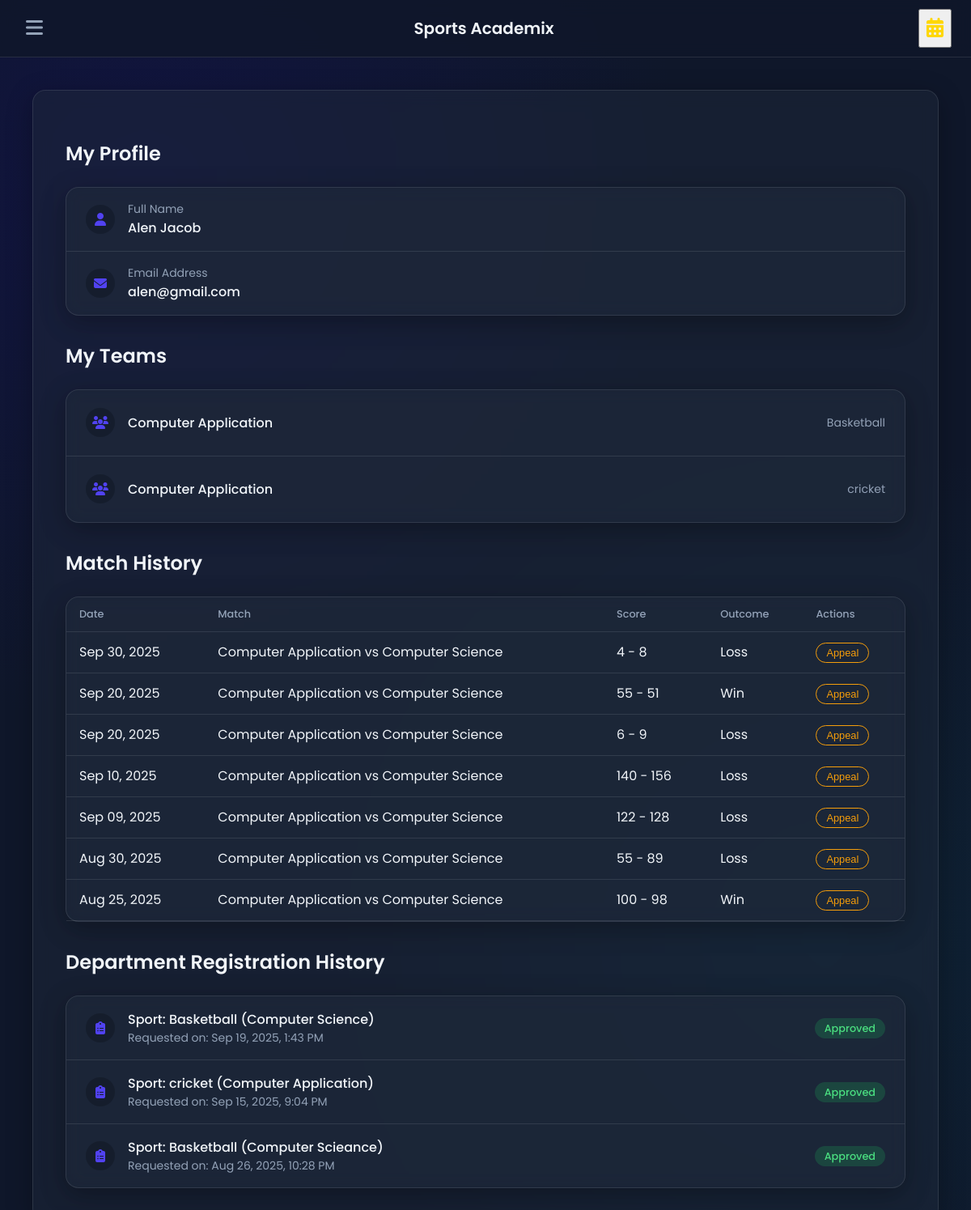
/home.php?page=profile (signed in), run on the app's committed database.
### tables this page shows
CREATE TABLE `users` (
  `user_id` int(11) NOT NULL,
  `name` varchar(100) DEFAULT NULL,
  `email` varchar(100) DEFAULT NULL,
  `password` varchar(250) DEFAULT NULL,
  `student_id` varchar(20) DEFAULT NULL,
  `role` enum('admin','user') DEFAULT 'user',
  `status` enum('active','blocked') DEFAULT NULL,
  `created_at` datetime DEFAULT current_timestamp(),
  `reset_token` varchar(255) DEFAULT NULL,
  `reset_token_expires_at` datetime DEFAULT NULL,
  `otp_hash` varchar(255) DEFAULT NULL,
  `otp_expires_at` datetime DEFAULT NULL
);

CREATE TABLE `teams` (
  `team_id` int(11) NOT NULL,
  `team_name` varchar(100) DEFAULT NULL,
  `sport_id` int(11) DEFAULT NULL,
  `department_id` int(11) DEFAULT NULL,
  `created_by` int(11) DEFAULT NULL,
  `created_at` datetime DEFAULT current_timestamp()
);

CREATE TABLE `sports` (
  `sport_id` int(11) NOT NULL,
  `name` varchar(100) DEFAULT NULL,
  `code` varchar(10) DEFAULT NULL,
  `max_players` int(11) DEFAULT 0,
  `status` enum('active','inactive') NOT NULL DEFAULT 'active',
  `points_for_win` int(11) NOT NULL DEFAULT 3,
  `points_for_draw` int(11) NOT NULL DEFAULT 1,
  `points_for_loss` int(11) NOT NULL DEFAULT 0
);

CREATE TABLE `events` (
  `event_id` int(11) NOT NULL,
  `event_name` varchar(100) DEFAULT NULL,
  `sport_id` int(11) DEFAULT NULL,
  `event_date` datetime DEFAULT NULL,
  `venue` varchar(100) DEFAULT NULL,
  `description` text DEFAULT NULL,
  `status` enum('schedule','outgoing','completed','postponed','cancelled') DEFAULT 'schedule',
  `team1_id` int(11) DEFAULT NULL,
  `team2_id` int(11) DEFAULT NULL,
  `team1_score` int(11) NOT NULL DEFAULT 0,
  `team2_score` int(11) NOT NULL DEFAULT 0,
  `result` enum('team1_win','team2_win','draw','pending') DEFAULT 'pending'
);

CREATE TABLE `registrations` (
  `registration_id` int(11) NOT NULL,
  `user_id` int(11) DEFAULT NULL,
  `sport_id` int(11) DEFAULT NULL,
  `department` varchar(100) DEFAULT NULL,
  `team_id` int(11) DEFAULT NULL,
  `event_id` int(11) DEFAULT NULL,
  `status` enum('pending','approved','rejected') DEFAULT NULL,
  `registered_at` datetime NOT NULL DEFAULT current_timestamp()
);

### home.php (the view, shortened to what this page needs)
<?php
require_once 'config.php';
$logged_in_user_id = $_SESSION['user_id'];
$stmt_user_data = $conn->prepare("SELECT name, email FROM users WHERE user_id = ?");
$stmt_user_data->bind_param("i", $logged_in_user_id);
$stmt_user_data->execute();
$user_data_result = $stmt_user_data->get_result();
$user_data = $user_data_result->fetch_assoc();
$logged_in_user_name = $user_data['name'] ?? 'User';
$logged_in_user_email = $user_data['email'] ?? 'No email set';
$stmt_history = $conn->prepare("SELECT r.status, r.registered_at, r.department, s.name as sport_name FROM registrations r JOIN sports s ON r.sport_id = s.sport_id WHERE r.user_id = ? AND r.team_id IS NULL ORDER BY r.registered_at DESC");
$stmt_history->bind_param("i", $logged_in_user_id);
$stmt_history->execute();
$user_registrations = $stmt_history->get_result();
$stmt_teams = $conn->prepare("SELECT t.team_name, s.name as sport_name FROM team_members tm JOIN teams t ON tm.team_id = t.team_id JOIN sports s ON t.sport_id = s.sport_id WHERE tm.user_id = ? ORDER BY t.team_name ASC");
$stmt_teams->bind_param("i", $logged_in_user_id);
$stmt_teams->execute();
$user_teams = $stmt_teams->get_result();
$stmt_matches = $conn->prepare("
    SELECT
        e.event_id, e.event_date, s.name as sport_name,
        t1.team_name as team1_name, t2.team_name as team2_name,
        e.team1_score, e.team2_score, e.result, e.team1_id, e.team2_id,
        tm.team_id as user_team_id
    FROM events e
    JOIN sports s ON e.sport_id = s.sport_id
    LEFT JOIN teams t1 ON e.team1_id = t1.team_id
    LEFT JOIN teams t2 ON e.team2_id = t2.team_id
    JOIN team_members tm ON (tm.team_id = e.team1_id OR tm.team_id = e.team2_id)
    WHERE tm.user_id = ? AND e.status = 'completed'
    GROUP BY e.event_id, e.event_date, s.name, t1.team_name, t2.team_name, e.team1_score, e.team2_score, e.result, e.team1_id, e.team2_id, user_team_id
    ORDER BY e.event_date DESC
");
$stmt_matches->bind_param("i", $logged_in_user_id);
$stmt_matches->execute();
$match_history = $stmt_matches->get_result();
$currentPage = $_GET['page'] ?? 'dashboard';
?>
<!DOCTYPE html>
<html lang="en">
<head>
    <link rel="stylesheet" href="https://cdnjs.cloudflare.com/ajax/libs/font-awesome/6.4.0/css/all.min.css">
    <link href="https://cdn.jsdelivr.net/npm/vanilla-calendar-pro/build/vanilla-calendar.min.css" rel="stylesheet">
</head>
<body>
    <div class="main-content">
        <header class="top-navbar">
            <button class="menu-toggle" id="menu-toggle"><i class="fas fa-bars"></i></button>
            <a href="?page=dashboard" class="brand">
                <h1>Sports Academix</h1>
            </a>
            <div class="header-actions">
                <button class="calendar-icon" id="calendar-toggle" title="View Schedule"><i class="fas fa-calendar-alt"></i></button>
            </div>
        </header>
        <main>
            <div id="profile" class="tab-content <?php if($currentPage == 'profile') echo 'active'; ?>"><div class="page-content"><h2>My Profile</h2><?php if (isset($_SESSION['form_status']) && $_SESSION['form_status']['page'] === 'profile') { $status = $_SESSION['form_status']; echo '<div class="status-message ' . ($status['type'] === 'success' ? 'status-success' : 'status-error') . '">' . htmlspecialchars($status['message']) . '</div>'; unset($_SESSION['form_status']); } ?><div class="content-box" style="margin-bottom: 2rem;"><div class="list-item"><div class="list-item-icon"><i class="fas fa-user"></i></div><div class="list-item-details"><p class="text-sm">Full Name</p><p class="font-medium"><?php echo htmlspecialchars($logged_in_user_name); ?></p></div></div><div class="list-item"><div class="list-item-icon"><i class="fas fa-envelope"></i></div><div class="list-item-details"><p class="text-sm">Email Address</p><p class="font-medium"><?php echo htmlspecialchars($logged_in_user_email); ?></p></div></div></div><h3 class="h3">My Teams</h3><div class="content-box" style="margin-bottom: 2rem;"><?php if ($user_teams->num_rows > 0): ?><?php while($team = $user_teams->fetch_assoc()): ?><div class="list-item"><div class="list-item-icon"><i class="fas fa-users"></i></div><div class="list-item-details"><p class="font-medium"><?php echo htmlspecialchars($team['team_name']); ?></p></div><div class="list-item-aside"><p class="text-sm"><?php echo htmlspecialchars($team['sport_name']); ?></p></div></div><?php endwhile; ?><?php else: ?><p style="text-align:center; padding: 1rem;">You are not a member of any teams yet.</p><?php endif; ?></div><h3 class="h3">Match History</h3><div class="content-box" style="margin-bottom: 2rem;"><table class="data-table"><thead><tr><th>Date</th><th>Match</th><th>Score</th><th>Outcome</th><th>Actions</th></tr></thead><tbody><?php if ($match_history->num_rows > 0): ?><?php while($match = $match_history->fetch_assoc()): ?><?php $outcome = 'Draw'; if ($match['result'] === 'team1_win') { $outcome = ($match['user_team_id'] == $match['team1_id']) ? 'Win' : 'Loss'; } elseif ($match['result'] === 'team2_win') { $outcome = ($match['user_team_id'] == $match['team2_id']) ? 'Win' : 'Loss'; } ?><tr><td><?php echo date('M d, Y', strtotime($match['event_date'])); ?></td><td><?php echo htmlspecialchars($match['team1_name']) . " vs " . htmlspecialchars($match['team2_name']); ?></td><td><?php echo $match['team1_score'] . " - " . $match['team2_score']; ?></td><td><?php echo $outcome; ?></td><td><button class="appeal-btn" data-event-id="<?php echo $match['event_id']; ?>" data-match-details="<?php echo htmlspecialchars($match['team1_name'] . ' vs ' . $match['team2_name']); ?>">Appeal</button></td></tr><?php endwhile; ?><?php else: ?><tr><td colspan="5" style="text-align:center; padding: 1rem;">You have no completed match history.</td></tr><?php endif; ?></tbody></table></div><h3 class="h3">Department Registration History</h3><div class="content-box"><?php if ($user_registrations->num_rows > 0): ?><?php mysqli_data_seek($user_registrations, 0); while($reg = $user_registrations->fetch_assoc()): ?><div class="list-item"><div class="list-item-icon"><i class="fas fa-clipboard-list"></i></div><div class="list-item-details"><p class="font-medium">Sport: <?php echo htmlspecialchars($reg['sport_name']); ?> (<?php echo htmlspecialchars($reg['department']); ?>)</p><p class="text-sm text-gray">Requested on: <?php echo date('M d, Y, g:i A', strtotime($reg['registered_at'])); ?></p></div><div class="list-item-aside"><span class="status-tag status-<?php echo strtolower($reg['status']); ?>"><?php echo htmlspecialchars(ucfirst($reg['status'])); ?></span></div></div><?php endwhile; ?><?php else: ?><p style="text-align:center; padding: 1rem;">You have no department registration history.</p><?php endif; ?></div></div></div>
        </main>
    </div>
</body>
</html>

### home.php (style rules this page uses)
:root { --primary-hue: 245; --primary: hsl(var(--primary-hue), 85%, 60%); --bg-dark: #0f172a; --bg-glass: rgba(30, 41, 59, 0.5); --border-glass: rgba(255, 255, 255, 0.1); --text-light: #f1f5f9; --text-muted: #94a3b8; --shadow-lg: 0 8px 32px 0 rgba(0, 0, 0, 0.3); }
body { font-family: 'Poppins', sans-serif; background-color: var(--bg-dark); background-image: radial-gradient(circle at 15% 15%, hsla(var(--primary-hue), 80%, 25%, 0.3) 0, transparent 40%), radial-gradient(circle at 85% 75%, hsla(190, 80%, 20%, 0.2) 0, transparent 40%); background-attachment: fixed; margin: 0; color: var(--text-light); }
.top-navbar { display: flex; align-items: center; padding: 0 1.5rem; height: 70px; background-color: rgba(15, 23, 42, 0.8); backdrop-filter: blur(10px); border-bottom: 1px solid var(--border-glass); position: sticky; top: 0; z-index: 100; }
.menu-toggle { background: none; border: none; color: var(--text-muted); font-size: 1.5rem; cursor: pointer; padding: 0.5rem; transition: color 0.2s; }
.brand { display: flex; align-items: center; gap: 0.75rem; text-decoration: none; color: var(--text-light); margin: 0 auto; }
.brand h1 { font-size: 1.25rem; font-weight: 600; margin: 0; }
.header-actions { display: flex; align-items: center; gap: 1rem; position: relative; }
.main-content { flex: 1; }
main { padding: 2.5rem; max-width: 1200px; margin: 0 auto; }
.tab-content { display: none; }
.tab-content.active { display: block; animation: fadeIn 0.5s ease-in-out; }
.welcome-banner, .sport-card, .content-box, .page-content { background: var(--bg-glass); border: 1px solid var(--border-glass); backdrop-filter: blur(10px); box-shadow: var(--shadow-lg); border-radius: 1rem; }
h2, h3.h3 { font-size: 1.5rem; font-weight: 600; color: var(--text-light); margin-bottom: 1.5rem; }
.text-gray { color:var(--text-muted) }
.content-box { padding: 0; }
.list-item { display: flex; align-items: center; gap: 1rem; padding: 1rem 1.5rem; border-bottom: 1px solid var(--border-glass); }
.list-item:last-child { border-bottom: none; }
.list-item-icon { font-size: 1rem; width: 36px; height: 36px; display: grid; place-items: center; border-radius: 50%; color: var(--primary); background-color: rgba(0,0,0,0.2); }
.list-item-details { flex-grow: 1; }
.list-item-details p { margin: 0; }
.font-medium { font-weight: 500; }
.text-sm { font-size: 0.875rem; color: var(--text-muted); }
.list-item-aside { text-align: right; }
.page-content { padding: 2.5rem; }
.status-tag { padding: .25rem .75rem; border-radius: 9999px; font-size: 0.8rem; font-weight: 500; }
.status-approved { background-color: rgba(34, 197, 94, 0.2); color: #4ade80; }
.data-table { width: 100%; border-collapse: collapse; }
.data-table th, .data-table td { padding: .75rem 1rem; text-align: left; border-bottom: 1px solid var(--border-glass); }
.data-table th { font-weight: 500; font-size: 0.8rem; color: var(--text-muted); }
.appeal-btn { background: none; border: 1px solid #f59e0b; color: #f59e0b; padding: 0.25rem 0.75rem; border-radius: 9999px; font-size: 0.8rem; cursor: pointer; transition: all 0.2s ease; }
.calendar-icon { font-size: 1.5rem; color: #FFD700; cursor: pointer; padding: 0.5rem; transition: color 0.2s; }

### data on the page
users: name "Alen Jacob", email "alen@gmail.com"
teams: team_name "Computer Application", sport.name "Basketball"
teams: team_name "Computer Application", sport.name "cricket"
events: event_date "Sep 30, 2025", team1.team_name "Computer Application", team2.team_name "Computer Science", team1_score "4", team2_score "8", outcome "Loss"
events: event_date "Sep 20, 2025", team1.team_name "Computer Application", team2.team_name "Computer Science", team1_score "55", team2_score "51", outcome "Win"
events: event_date "Sep 20, 2025", team1.team_name "Computer Application", team2.team_name "Computer Science", team1_score "6", team2_score "9", outcome "Loss"
events: event_date "Sep 10, 2025", team1.team_name "Computer Application", team2.team_name "Computer Science", team1_score "140", team2_score "156", outcome "Loss"
events: event_date "Sep 09, 2025", team1.team_name "Computer Application", team2.team_name "Computer Science", team1_score "122", team2_score "128", outcome "Loss"
events: event_date "Aug 30, 2025", team1.team_name "Computer Application", team2.team_name "Computer Science", team1_score "55", team2_score "89", outcome "Loss"
events: event_date "Aug 25, 2025", team1.team_name "Computer Application", team2.team_name "Computer Science", team1_score "100", team2_score "98", outcome "Win"
registrations: sport.name "Basketball", department "Computer Science", registered_at "Sep 19, 2025, 1:43 PM", status "Approved"
registrations: sport.name "cricket", department "Computer Application", registered_at "Sep 15, 2025, 9:04 PM", status "Approved"
registrations: sport.name "Basketball", department "Computer Scieance", registered_at "Aug 26, 2025, 10:28 PM", status "Approved"
